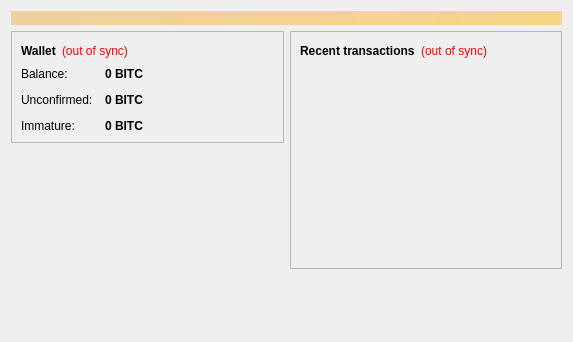
<?xml version="1.0" encoding="UTF-8"?>
<ui version="4.0">
 <class>OverviewPage</class>
 <widget class="QWidget" name="OverviewPage">
  <property name="geometry">
   <rect>
    <x>0</x>
    <y>0</y>
    <width>573</width>
    <height>342</height>
   </rect>
  </property>
  <property name="windowTitle">
   <string>Form</string>
  </property>
  <layout class="QVBoxLayout" name="topLayout">
   <item>
    <widget class="QLabel" name="labelAlerts">
     <property name="visible">
      <bool>false</bool>
     </property>
     <property name="styleSheet">
      <string notr="true">background-color: qlineargradient(x1: 0, y1: 0, x2: 1, y2: 0, stop:0 #F0D0A0, stop:1 #F8D488); color:#000000;</string>
     </property>
     <property name="wordWrap">
      <bool>true</bool>
     </property>
     <property name="margin">
      <number>3</number>
     </property>
    </widget>
   </item>
   <item>
    <layout class="QHBoxLayout" name="horizontalLayout" stretch="1,1">
     <item>
      <layout class="QVBoxLayout" name="verticalLayout_2">
       <item>
        <widget class="QFrame" name="frame">
         <property name="frameShape">
          <enum>QFrame::StyledPanel</enum>
         </property>
         <property name="frameShadow">
          <enum>QFrame::Raised</enum>
         </property>
         <layout class="QVBoxLayout" name="verticalLayout_4">
          <item>
           <layout class="QHBoxLayout" name="horizontalLayout_4">
            <item>
             <widget class="QLabel" name="label_5">
              <property name="font">
               <font>
                <weight>75</weight>
                <bold>true</bold>
               </font>
              </property>
              <property name="text">
               <string>Wallet</string>
              </property>
             </widget>
            </item>
            <item>
             <widget class="QLabel" name="labelWalletStatus">
              <property name="toolTip">
               <string>The displayed information may be out of date. Your wallet automatically synchronizes with the Bicoin network after a connection is established, but this process has not completed yet.</string>
              </property>
              <property name="styleSheet">
               <string notr="true">QLabel { color: red; }</string>
              </property>
              <property name="text">
               <string notr="true">(out of sync)</string>
              </property>
              <property name="alignment">
               <set>Qt::AlignLeading|Qt::AlignLeft|Qt::AlignVCenter</set>
              </property>
             </widget>
            </item>
            <item>
             <spacer name="horizontalSpacer_2">
              <property name="orientation">
               <enum>Qt::Horizontal</enum>
              </property>
              <property name="sizeHint" stdset="0">
               <size>
                <width>40</width>
                <height>20</height>
               </size>
              </property>
             </spacer>
            </item>
           </layout>
          </item>
          <item>
           <layout class="QFormLayout" name="formLayout_2">
            <property name="fieldGrowthPolicy">
             <enum>QFormLayout::AllNonFixedFieldsGrow</enum>
            </property>
            <property name="horizontalSpacing">
             <number>12</number>
            </property>
            <property name="verticalSpacing">
             <number>12</number>
            </property>
            <item row="0" column="0">
             <widget class="QLabel" name="label">
              <property name="text">
               <string>Balance:</string>
              </property>
             </widget>
            </item>
            <item row="0" column="1">
             <widget class="QLabel" name="labelBalance">
              <property name="font">
               <font>
                <weight>75</weight>
                <bold>true</bold>
               </font>
              </property>
              <property name="cursor">
               <cursorShape>IBeamCursor</cursorShape>
              </property>
              <property name="toolTip">
               <string>Your current balance</string>
              </property>
              <property name="text">
               <string notr="true">0 BITC</string>
              </property>
              <property name="textInteractionFlags">
               <set>Qt::LinksAccessibleByMouse|Qt::TextSelectableByKeyboard|Qt::TextSelectableByMouse</set>
              </property>
             </widget>
            </item>
            <item row="1" column="0">
             <widget class="QLabel" name="label_3">
              <property name="text">
               <string>Unconfirmed:</string>
              </property>
             </widget>
            </item>
            <item row="1" column="1">
             <widget class="QLabel" name="labelUnconfirmed">
              <property name="font">
               <font>
                <weight>75</weight>
                <bold>true</bold>
               </font>
              </property>
              <property name="cursor">
               <cursorShape>IBeamCursor</cursorShape>
              </property>
              <property name="toolTip">
               <string>Total of transactions that have yet to be confirmed, and do not yet count toward the current balance</string>
              </property>
              <property name="text">
               <string notr="true">0 BITC</string>
              </property>
              <property name="textInteractionFlags">
               <set>Qt::LinksAccessibleByMouse|Qt::TextSelectableByKeyboard|Qt::TextSelectableByMouse</set>
              </property>
             </widget>
            </item>
            <item row="2" column="0">
             <widget class="QLabel" name="labelImmatureText">
              <property name="text">
               <string>Immature:</string>
              </property>
             </widget>
            </item>
            <item row="2" column="1">
             <widget class="QLabel" name="labelImmature">
              <property name="font">
               <font>
                <weight>75</weight>
                <bold>true</bold>
               </font>
              </property>
              <property name="toolTip">
               <string>Mined balance that has not yet matured</string>
              </property>
              <property name="text">
               <string notr="true">0 BITC</string>
              </property>
              <property name="textInteractionFlags">
               <set>Qt::LinksAccessibleByMouse|Qt::TextSelectableByKeyboard|Qt::TextSelectableByMouse</set>
              </property>
             </widget>
            </item>
           </layout>
          </item>
         </layout>
        </widget>
       </item>
       <item>
        <spacer name="verticalSpacer">
         <property name="orientation">
          <enum>Qt::Vertical</enum>
         </property>
         <property name="sizeHint" stdset="0">
          <size>
           <width>20</width>
           <height>40</height>
          </size>
         </property>
        </spacer>
       </item>
      </layout>
     </item>
     <item>
      <layout class="QVBoxLayout" name="verticalLayout_3">
       <item>
        <widget class="QFrame" name="frame_2">
         <property name="frameShape">
          <enum>QFrame::StyledPanel</enum>
         </property>
         <property name="frameShadow">
          <enum>QFrame::Raised</enum>
         </property>
         <layout class="QVBoxLayout" name="verticalLayout">
          <item>
           <layout class="QHBoxLayout" name="horizontalLayout_2">
            <item>
             <widget class="QLabel" name="label_4">
              <property name="text">
               <string>&lt;b&gt;Recent transactions&lt;/b&gt;</string>
              </property>
             </widget>
            </item>
            <item>
             <widget class="QLabel" name="labelTransactionsStatus">
              <property name="toolTip">
               <string>The displayed information may be out of date. Your wallet automatically synchronizes with the Bicoin network after a connection is established, but this process has not completed yet.</string>
              </property>
              <property name="styleSheet">
               <string notr="true">QLabel { color: red; }</string>
              </property>
              <property name="text">
               <string notr="true">(out of sync)</string>
              </property>
              <property name="alignment">
               <set>Qt::AlignRight|Qt::AlignTrailing|Qt::AlignVCenter</set>
              </property>
             </widget>
            </item>
            <item>
             <spacer name="horizontalSpacer">
              <property name="orientation">
               <enum>Qt::Horizontal</enum>
              </property>
              <property name="sizeHint" stdset="0">
               <size>
                <width>40</width>
                <height>20</height>
               </size>
              </property>
             </spacer>
            </item>
           </layout>
          </item>
          <item>
           <widget class="QListView" name="listTransactions">
            <property name="styleSheet">
             <string notr="true">QListView { background: transparent; }</string>
            </property>
            <property name="frameShape">
             <enum>QFrame::NoFrame</enum>
            </property>
            <property name="verticalScrollBarPolicy">
             <enum>Qt::ScrollBarAlwaysOff</enum>
            </property>
            <property name="horizontalScrollBarPolicy">
             <enum>Qt::ScrollBarAlwaysOff</enum>
            </property>
            <property name="selectionMode">
             <enum>QAbstractItemView::NoSelection</enum>
            </property>
           </widget>
          </item>
         </layout>
        </widget>
       </item>
       <item>
        <spacer name="verticalSpacer_2">
         <property name="orientation">
          <enum>Qt::Vertical</enum>
         </property>
         <property name="sizeHint" stdset="0">
          <size>
           <width>20</width>
           <height>40</height>
          </size>
         </property>
        </spacer>
       </item>
      </layout>
     </item>
    </layout>
   </item>
  </layout>
 </widget>
 <resources/>
 <connections/>
</ui>
